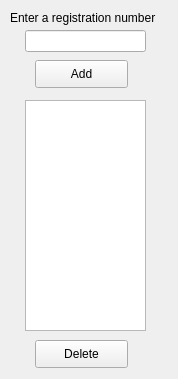
<?xml version="1.0" encoding="UTF-8"?>
<ui version="4.0">
 <class>MainWindow</class>
 <widget class="QMainWindow" name="MainWindow">
  <property name="geometry">
   <rect>
    <x>0</x>
    <y>0</y>
    <width>178</width>
    <height>379</height>
   </rect>
  </property>
  <property name="windowTitle">
   <string>Registration numbers</string>
  </property>
  <widget class="QWidget" name="centralWidget">
   <widget class="QLabel" name="label">
    <property name="geometry">
     <rect>
      <x>10</x>
      <y>10</y>
      <width>171</width>
      <height>16</height>
     </rect>
    </property>
    <property name="text">
     <string>Enter a registration number</string>
    </property>
   </widget>
   <widget class="QLineEdit" name="number">
    <property name="geometry">
     <rect>
      <x>25</x>
      <y>30</y>
      <width>121</width>
      <height>22</height>
     </rect>
    </property>
   </widget>
   <widget class="QPushButton" name="buttonAdd">
    <property name="geometry">
     <rect>
      <x>35</x>
      <y>60</y>
      <width>93</width>
      <height>28</height>
     </rect>
    </property>
    <property name="text">
     <string>Add</string>
    </property>
   </widget>
   <widget class="QListView" name="listView">
    <property name="geometry">
     <rect>
      <x>25</x>
      <y>100</y>
      <width>121</width>
      <height>231</height>
     </rect>
    </property>
   </widget>
   <widget class="QPushButton" name="buttonDelete">
    <property name="geometry">
     <rect>
      <x>35</x>
      <y>340</y>
      <width>93</width>
      <height>28</height>
     </rect>
    </property>
    <property name="text">
     <string>Delete</string>
    </property>
   </widget>
  </widget>
 </widget>
 <layoutdefault spacing="6" margin="11"/>
 <resources/>
 <connections/>
</ui>
